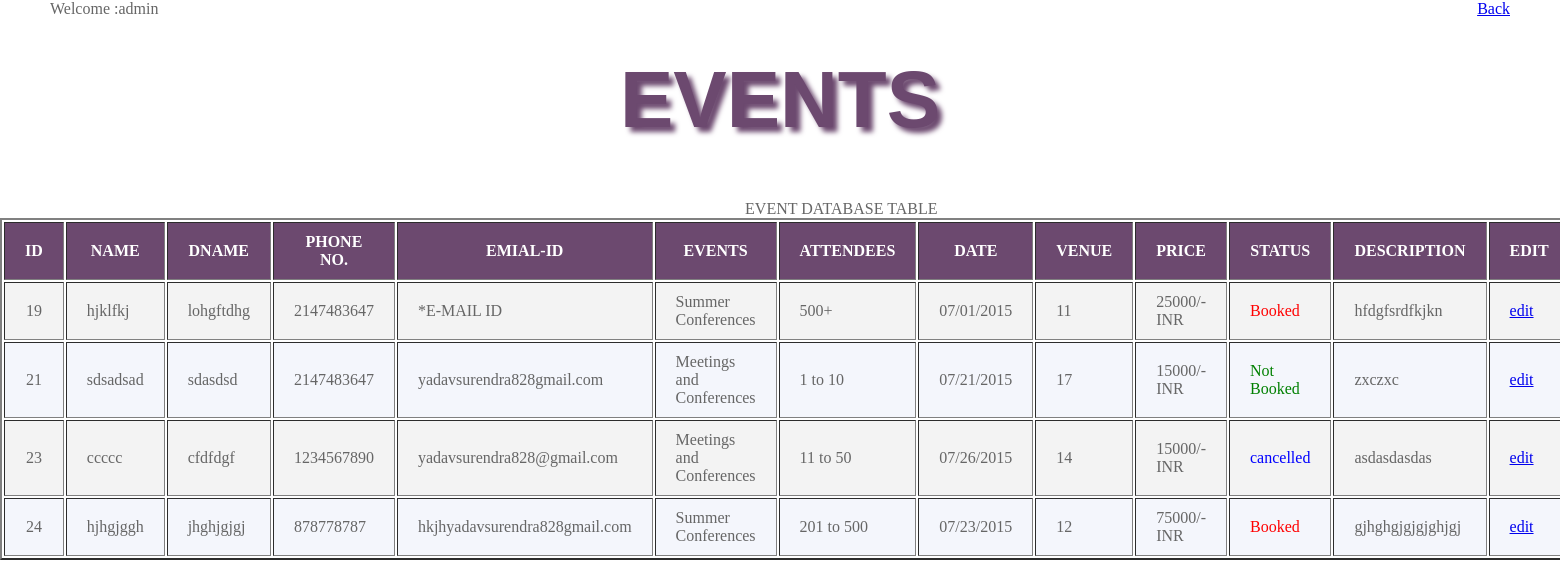
The app's page /admin/fetch_status.php with its own data.
### tables this page shows
CREATE TABLE IF NOT EXISTS `events` (
  `id` int(11) NOT NULL AUTO_INCREMENT,
  `userid` int(11) NOT NULL,
  `name` varchar(250) NOT NULL,
  `dname` varchar(250) NOT NULL,
  `pnumber` int(11) NOT NULL,
  `emailid` varchar(250) NOT NULL,
  `etype` varchar(250) NOT NULL,
  `eattendees` varchar(250) NOT NULL,
  `date` varchar(250) NOT NULL,
  `dvenue` varchar(250) NOT NULL,
  `price` varchar(250) NOT NULL,
  `status` int(11) NOT NULL DEFAULT '0',
  `description` varchar(255) NOT NULL,
  PRIMARY KEY (`id`),
  KEY `userid` (`userid`)
);

### admin/fetch_status.php (the view, shortened to what this page needs)
<!DOCTYPE html PUBLIC "-//W3C//DTD XHTML 1.0 Transitional//EN" "http://www.w3.org/TR/xhtml1/DTD/xhtml1-transitional.dtd">
<html xmlns="http://www.w3.org/1999/xhtml">
<head>
<?php include "head.php";?>
</head>
<body>
<div id="table_event">
<div style="float:left;margin-left:50px;">
Welcome :admin</div>
<div style="float:right;margin-right:50px;">
<a href="index-digital.php">Back</a>
</div>
<h1>EVENTS</h1>
</div>
<table id="table" width="100%" border="2">
  <caption>
    EVENT DATABASE TABLE
  </caption>
  <tr>
    <th scope="col">ID</th>
    <th scope="col">NAME</th>
    <th scope="col">DNAME</th>
    <th scope="col">PHONE NO.</th>
    <th scope="col">EMIAL-ID</th>
    <th scope="col">EVENTS</th>
    <th scope="col">ATTENDEES</th>
    <th scope="col">DATE</th>
    <th scope="col">VENUE</th>
    <th scope="col">PRICE</th>
    <th scope="col">STATUS</th>
    <th scope="col">DESCRIPTION</th>
    <th scope="col">EDIT</th>
  </tr>
  <?php
$sql="select * from events";
$result=mysql_query($sql);
while($row=mysql_fetch_assoc($result))
{
	if($row['status']==0)
	{
	$color="green";
	$status="Not Booked";
	}
	else if($row['status']==1)
	{
	$color="Red";
	$status="Booked";
	}
	else
	{
	$color="Blue";
	$status="cancelled";
	}
echo "<tr><td>".$row['id']."</td><td>".$row['name']."</td><td>".$row['dname']."</td><td>".$row['pnumber']."</td><td>".$row['emailid']."</td><td>".$row['etype']."</td><td>".$row['eattendees']."</td><td>".$row['date']."</td><td>".$row['dvenue']."</td><td>".$row['price']."</td><td><font color=$color>$status</font></td><td>".$row['description']
	."</td><td><a href='update_status.php?id=".$row['id']."'>
	edit</a>"."</td><td><a href='delete_status.php?id=".$row['id']."' onclick='return conf()'>delete</a>"."</td></tr>";
}
?>
</table>
</body>
</html>

### admin/css/admin_panel.css (style rules this page uses)
h1 { font-size: 5em; font-family: Verdana, cursive; color: #6C496F; text-align: center; text-shadow: 5px 5px 5px #aaa; margin-right: auto; margin-left: auto; height: 100px; width: 1000px; }

### admin/css/image_upload_style.css (style rules this page uses)
body { margin: 0px; padding: 0px; width: 100%; font-family: Arial, Helvetica, sans-serif; color:#666666; }

### admin/css/pagination.css (style rules this page uses)
body { font-family: Verdana, cursive; }
h1 { font-size: 5em; font-family: Verdana, cursive; color: #6C496F; text-align: center; text-shadow: 5px 5px 5px #aaa; }
table { font-family: Verdana, cursive; }
th { padding: 10px 20px; background: #6C496F; color: white; text-align: center; font-weight: bold; }
td { padding: 10px 20px; }
tbody tr:nth-child(even) { background: rgb(243, 243, 243); }
tbody tr:nth-child(odd) { background: rgb(244, 246, 252); }
tbody tr td:nth-child(1) { text-align: center; }

### admin/fetch_status.php (style rules this page uses)
#table_event { height: 200px; width: 100%; float: left; }
#table_event h1 { font-size: 5em; font-family: Verdana, Geneva, sans-serif; color: #6C496F; text-align: center; text-shadow:5px 5px 5px; }

### records on screen
events: id "19", name "hjklfkj", dname "lohgftdhg", pnumber "2147483647", emailid "*E-MAIL ID", etype "Summer Conferences", eattendees "500+", date "07/01/2015", dvenue "11", price "25000/- INR", status "Booked", description "hfdgfsrdfkjkn"
events: id "21", name "sdsadsad", dname "sdasdsd", pnumber "2147483647", emailid "yadavsurendra828gmail.com", etype "Meetings and Conferences", eattendees "1 to 10", date "07/21/2015", dvenue "17", price "15000/- INR", status "Not Booked", description "zxczxc"
events: id "23", name "ccccc", dname "cfdfdgf", pnumber "1234567890", emailid "yadavsurendra828@gmail.com", etype "Meetings and Conferences", eattendees "11 to 50", date "07/26/2015", dvenue "14", price "15000/- INR", status "cancelled", description "asdasdasdas"
events: id "24", name "hjhgjggh", dname "jhghjgjgj", pnumber "878778787", emailid "hkjhyadavsurendra828gmail.com", etype "Summer Conferences", eattendees "201 to 500", date "07/23/2015", dvenue "12", price "75000/- INR", status "Booked", description "gjhghgjgjgjghjgj"
